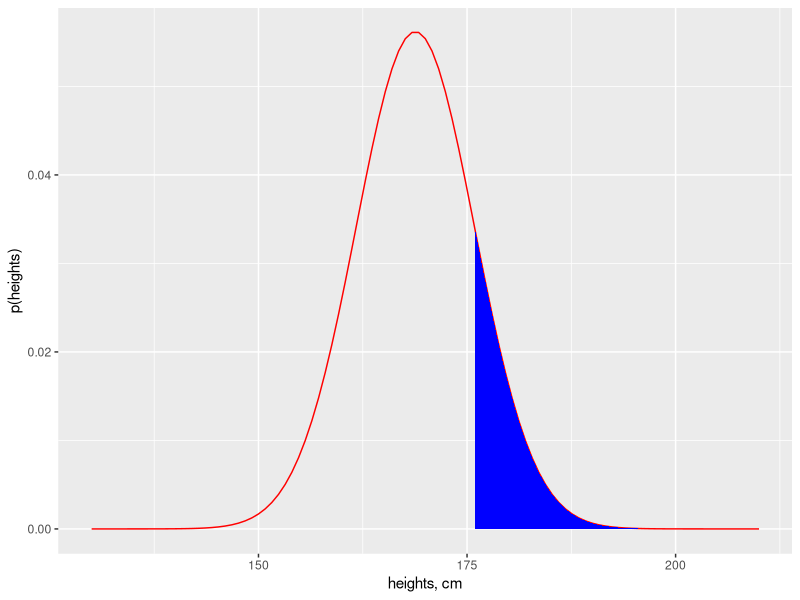
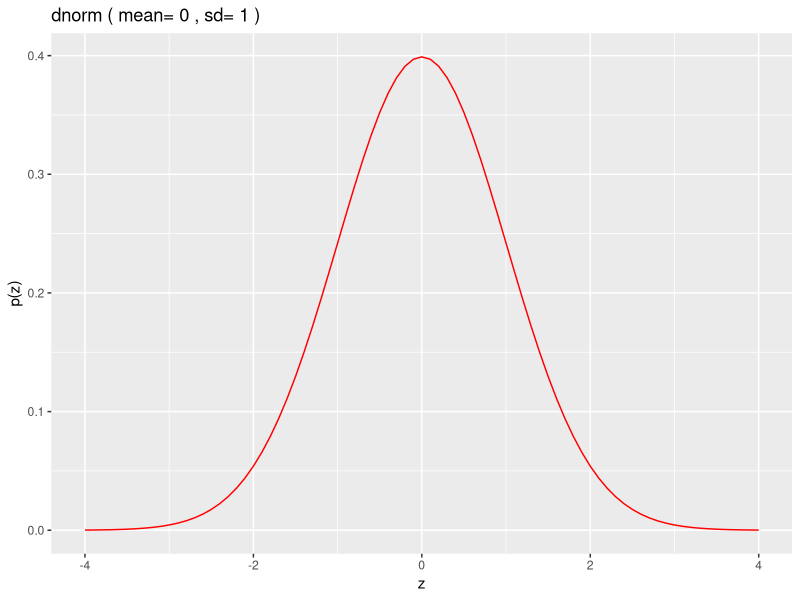
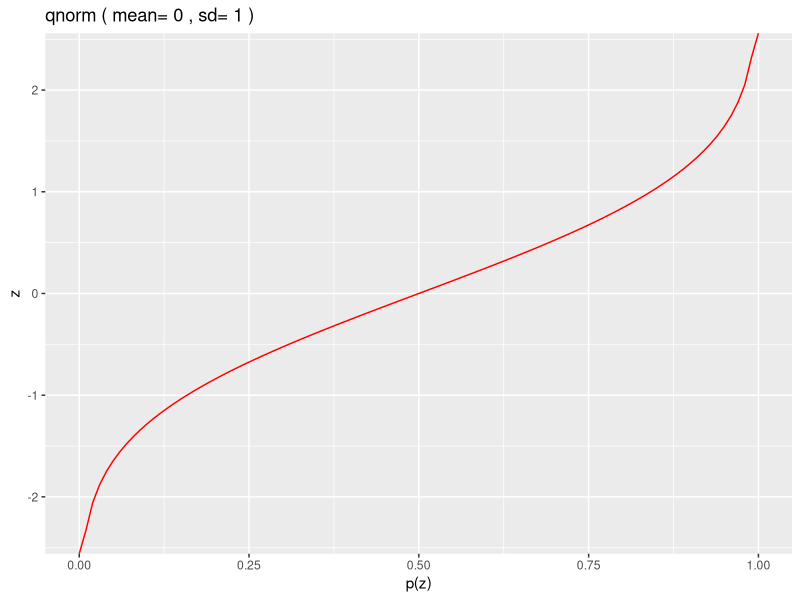
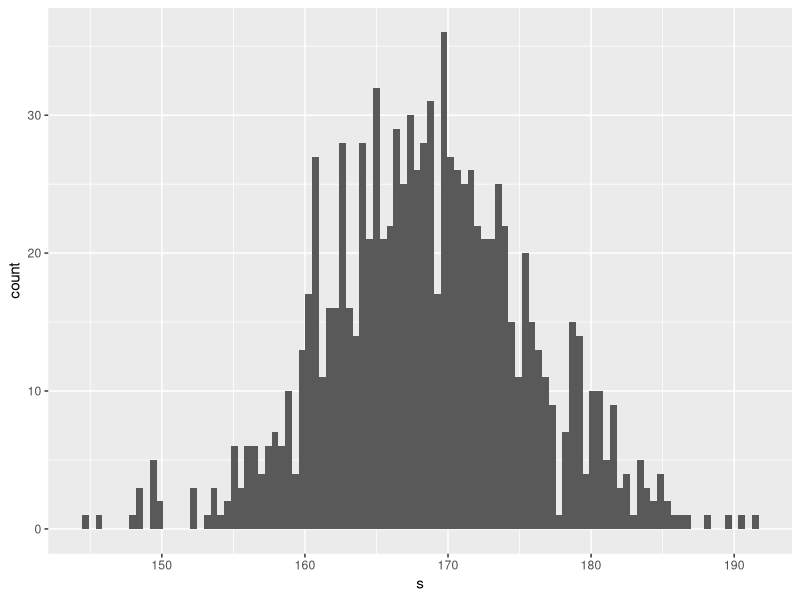
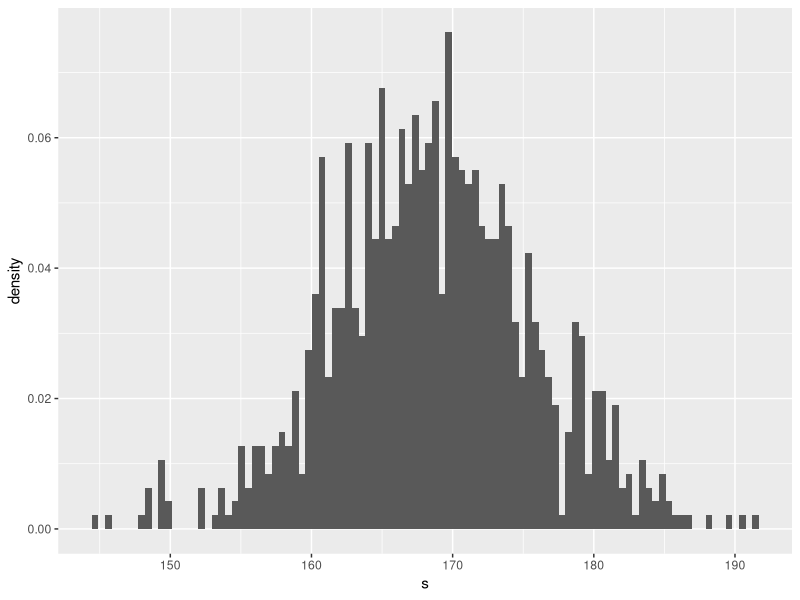
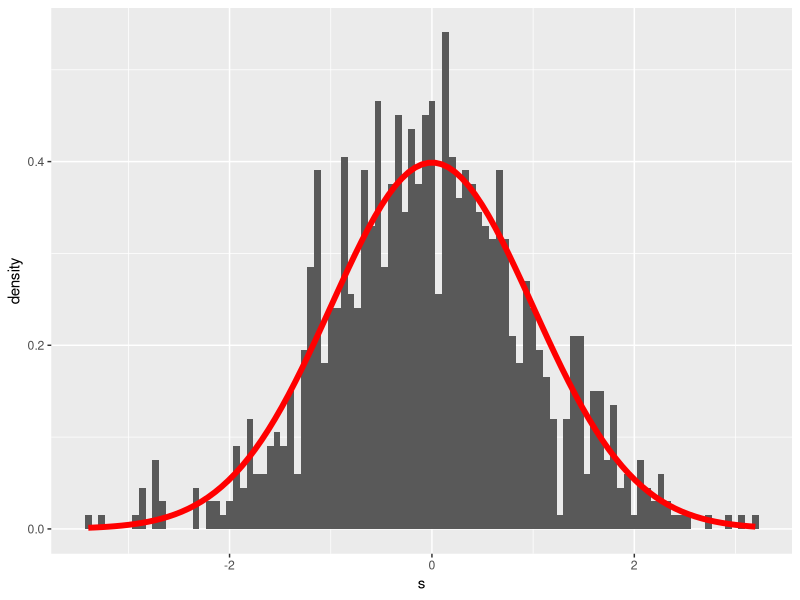

R code for these plots, in order:
## ---- chunk 1
library(tidyverse)
## ---- chunk 2
dnorm(x=176, mean=168.8, sd=7.1 )
## ---- chunk 3
range <- c(130,210)
pop <- list(mean=168.8, sd=7.1)
auc <- c(176,210)
ggplot(data.frame(x=range), aes(x)) +
  stat_function(fun=dnorm, args = pop, color = "red") +
  stat_function(fun=dnorm, args = pop, xlim = auc, geom="area", fill="blue") +
  xlab("heights, cm") + ylab("p(heights)")
## ---- chunk 4
z <- seq(-4,4,0.1)
mean <- 0
sd <- 1

df <- data.frame(z, pz=dnorm(z, mean, sd))

ggplot(df, aes(x=z,y=pz)) +
  geom_line(color = "red") +
  xlab("z") +
  ylab("p(z)") +
  labs(title = paste("dnorm","(","mean=", mean,",","sd=",sd,")"))
## ---- chunk 5
pnorm(175.9, 168.8, 7.1, lower.tail = T)
pnorm(175.9, 168.8, 7.1, lower.tail = F)
## ---- chunk 6
pnorm(175.9, 168.8, 7.1, lower.tail = T) - pnorm(175.9, 168.8, 7.1, lower.tail = F)
## ---- chunk 7
pnorm(q=2, mean=0, sd=1, lower.tail=T)
pnorm(2, 0, 1, lower.tail=F)
pnorm(2) - pnorm(2, lower.tail=F)
## ---- chunk 8
pnorm(205, 168.8, 7.1, lower.tail=F)
## ---- chunk 9
pnorm(205, 168.8, 7.1)*100
## ---- chunk 10
p <- seq(0.0, 1.0, 0.01)
mean <- 0
sd <- 1

df <- data.frame(p, z=qnorm(p, mean, sd))

ggplot(df, aes(p, z)) +
  geom_line(color = "red") +
  xlab("p(z)") +
  ylab("z") +
  labs(title = paste("qnorm","(","mean=", mean,",","sd=",sd,")"))
## ---- chunk 11
qnorm(0.99, 168.8, 7.1)
qnorm(0.05, 168.8, 7.1)
## ---- chunk 12
qnorm(0.84, 168.8, 7.1, lower.tail = T)
qnorm(0.84, 168.8, 7.1, lower.tail = F)
## ---- chunk 13
qnorm(0.025)
qnorm(0.025, lower.tail=F)
## ---- chunk 14
paste(round(qnorm(0.025, 168.8, 7.1),1), "to", round(qnorm(0.025, 168.8, 7.1, lower.tail=F),1))
## ---- chunk 15
paste(round(qnorm(0.025, 169.9, 10.5),1), "to", round(qnorm(0.025, 169.9, 10.5, lower.tail=F),1))
## ---- chunk 16
round(rnorm(10, 168.8, 7.1), 1)
## ---- chunk 17
set.seed(1234)
df <- data.frame(s=rnorm(n=1000, mean=168.8, sd=7.1))

ggplot(df, aes(s)) +
  geom_histogram(bins=100)
## ---- chunk 18
set.seed(1234)
df <- data.frame(s=rnorm(n=1000, mean=168.8, sd=7.1))

ggplot(df, aes(s)) +
  geom_histogram(aes(y = ..density..), bins=100)
## ---- chunk 19
set.seed(1234)
df <- data.frame(s=rnorm(n=1000, mean=0, sd=1))

ggplot(df, aes(s)) +
  geom_histogram(aes(y = ..density..), bins=100) +
  stat_function(fun = dnorm,
                args=list(mean=0, sd=1),
                color = "red", size = 2)
